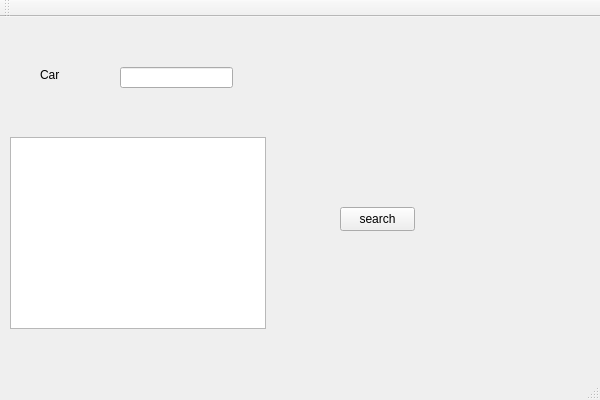
<?xml version="1.0" encoding="UTF-8"?>
<ui version="4.0">
 <class>searchguiClass</class>
 <widget class="QMainWindow" name="searchguiClass">
  <property name="geometry">
   <rect>
    <x>0</x>
    <y>0</y>
    <width>600</width>
    <height>400</height>
   </rect>
  </property>
  <property name="windowTitle">
   <string>searchgui</string>
  </property>
  <widget class="QWidget" name="centralWidget">
   <widget class="QPushButton" name="searchbutton">
    <property name="geometry">
     <rect>
      <x>340</x>
      <y>190</y>
      <width>75</width>
      <height>24</height>
     </rect>
    </property>
    <property name="text">
     <string>search</string>
    </property>
   </widget>
   <widget class="QLineEdit" name="searchbox">
    <property name="geometry">
     <rect>
      <x>120</x>
      <y>50</y>
      <width>113</width>
      <height>21</height>
     </rect>
    </property>
   </widget>
   <widget class="QListWidget" name="listWidget">
    <property name="geometry">
     <rect>
      <x>10</x>
      <y>120</y>
      <width>256</width>
      <height>192</height>
     </rect>
    </property>
   </widget>
   <widget class="QLabel" name="resultbox">
    <property name="geometry">
     <rect>
      <x>360</x>
      <y>70</y>
      <width>151</width>
      <height>16</height>
     </rect>
    </property>
    <property name="text">
     <string/>
    </property>
   </widget>
   <widget class="QLabel" name="label">
    <property name="geometry">
     <rect>
      <x>40</x>
      <y>50</y>
      <width>49</width>
      <height>16</height>
     </rect>
    </property>
    <property name="text">
     <string>Car</string>
    </property>
   </widget>
  </widget>
  <widget class="QMenuBar" name="menuBar">
   <property name="geometry">
    <rect>
     <x>0</x>
     <y>0</y>
     <width>600</width>
     <height>22</height>
    </rect>
   </property>
  </widget>
  <widget class="QToolBar" name="mainToolBar">
   <attribute name="toolBarArea">
    <enum>TopToolBarArea</enum>
   </attribute>
   <attribute name="toolBarBreak">
    <bool>false</bool>
   </attribute>
  </widget>
  <widget class="QStatusBar" name="statusBar"/>
 </widget>
 <layoutdefault spacing="6" margin="11"/>
 <resources/>
 <connections/>
</ui>
